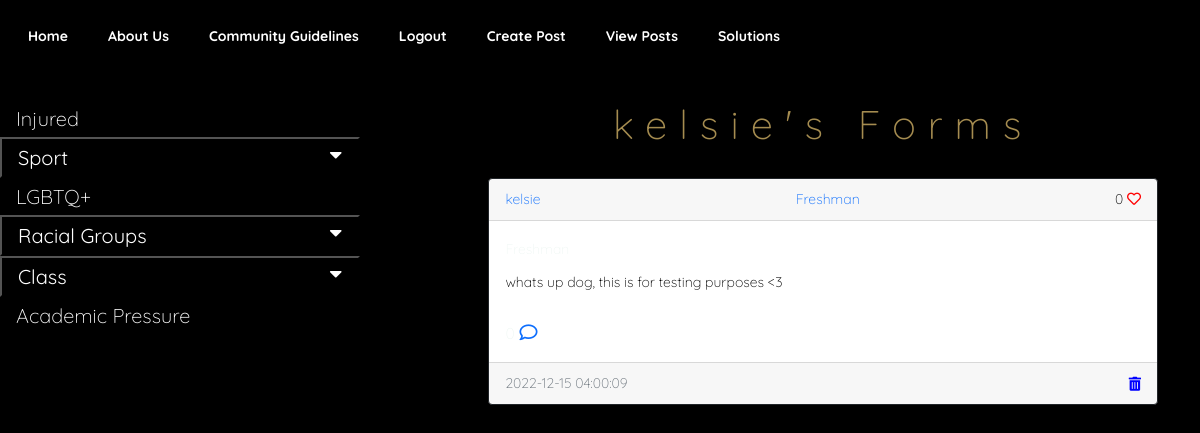
Page /posts/kelsie (signed in) on the earlier database version.
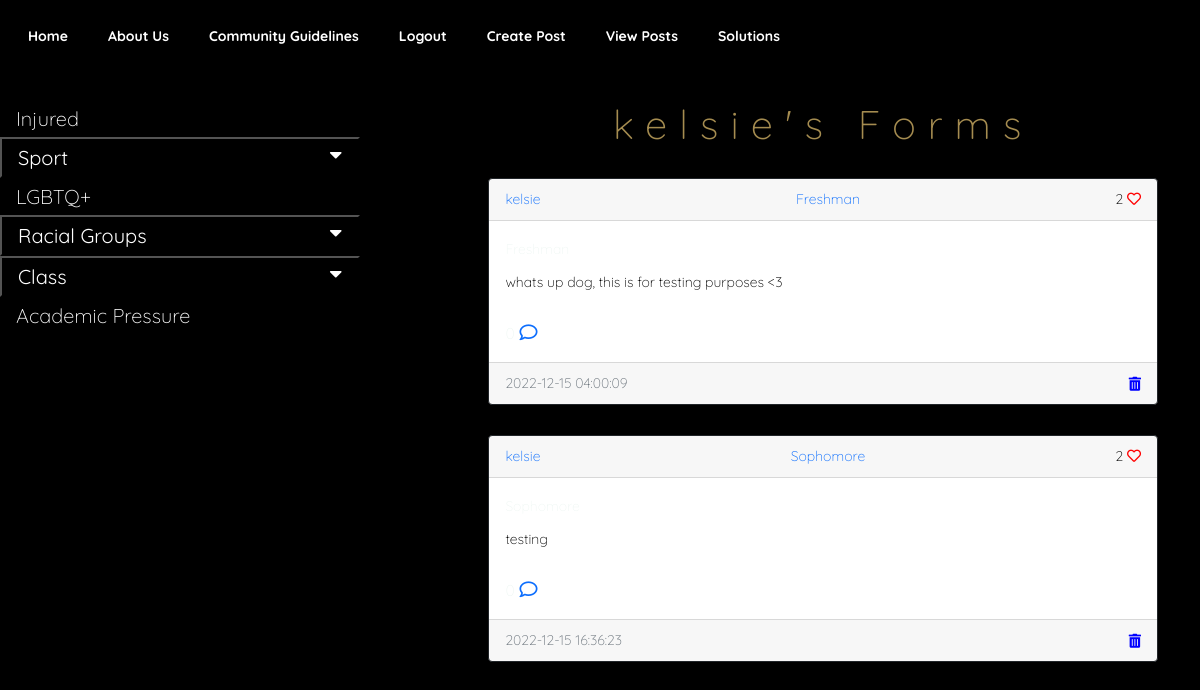
Same page on the later database version.
### website/models.py (models this page shows)
class User(db.Model, UserMixin):
    id = db.Column(db.Integer, primary_key=True)
    email = db.Column(db.String(150), unique=True)
    username = db.Column(db.String(150), unique=True)
    password = db.Column(db.String(150))
    browser = db.Column(db.String(150))
    date_created = db.Column(db.DateTime(timezone=True), default=func.now())
    posts = db.relationship('Post', backref='user', passive_deletes=True)
    comments = db.relationship('Comment', backref='user', passive_deletes=True)
    likes = db.relationship('Like', backref='user', passive_deletes=True)

class Post(db.Model):
    id = db.Column(db.Integer, primary_key=True)
    text = db.Column(db.Text, nullable=False)
    categ = db.Column(db.Text, nullable=True)
    browser = db.Column(db.String(150), unique=True)
    date_created = db.Column(db.DateTime(timezone=True), default=func.now())
    author = db.Column(db.Integer, db.ForeignKey('user.id', ondelete="CASCADE"), nullable=False)
    comments = db.relationship('Comment', backref='post', passive_deletes=True)
    likes = db.relationship('Like', backref='post', passive_deletes=True)

### website/views.py (the view)
@views.route("/posts/<username>")
@login_required
def posts(username):
    user = User.query.filter_by(username=username).first()
    if not user:
        flash('No user with that username exists.', category='error')
        return redirect(url_for('views.view_posts'))
    posts=Post.query.filter_by(author=user.id).all()
    return render_template("posts.html", user=current_user, posts=posts, username=username)

### website/__init__.py (called while the page is built)
def create_app():
    app = Flask(__name__)
    app.config['SECRET_KEY'] = "helloworld"
    app.config['SQLALCHEMY_DATABASE_URI'] = f'sqlite:///{DB_NAME}'
    app.config['RECAPTCHA_PUBLIC_KEY'] = '6Lf2mcMhAAAAAHPekK8_exQ5enP1db6kYKlevRyb'
    app.config['RECAPTCHA_PRIVATE_KEY'] = '6Lf2mcMhAAAAALsvyxebf4_d8gSHDE5ZkYa3hNpo'
    recaptcha = ReCaptcha(app)
    db.init_app(app)
    from .views import views
    from .auth import auth
    app.register_blueprint(views, url_prefix="/")
    app.register_blueprint(auth, url_prefix="/")
    from .models import User, Post, Comment, Like, Browsers
    create_database(app)
    login_manager = LoginManager()
    login_manager.login_view = "auth.login"
    login_manager.init_app(app)
    @login_manager.user_loader
    def load_user(id):
        return User.query.get(int(id))
    return app

### website/templates/posts.html (shortened to what this page needs)
{% extends "posts_div.html" %} {% block title %}{{username}}'s Forms{% endblock %} {% block header
%}{{username}}'s Forms {% endblock %}
{% block footer %}
<div class="post" align="center">
    <a href="/view_posts">
        <button type="button" class="btn btn-primary btn-lg">
        </button></a>
</div>
{%endblock %}

### website/templates/posts_div.html (shortened to what this page needs)
{% extends "base.html" %} {% block title %}Home{% endblock %} {% block content
%}
<head>
    <link rel="stylesheet" href="https://use.fontawesome.com/releases/v5.6.3/css/all.css">
</head>
<body>
<section class="posts-page">
<div class="sidenav">
  <a href="/posts_sorted/injured">Injured</a>
  <button class="dropdown-btn">Sport
    <i class="fa fa-caret-down"></i>
  </button>
  <a href="/posts_sorted/lgbtq">LGBTQ+</a>
  <button class="dropdown-btn">Racial Groups
    <i class="fa fa-caret-down"></i>
  </button>
  <button class="dropdown-btn">Class
    <i class="fa fa-caret-down"></i>
  </button>
  <a href="/posts_sorted/academic">Academic Pressure</a>
</div>
<div id="posts">
    <h1 class="posts-header">{% block header %}Posts{% endblock %}</h1>
    {% for post in posts %}
    <div class="card border-dark">
        <div class="card-header d-flex justify-content-between align-items-center">
            <a href="/posts/{{post.user.username}}">{{post.user.username}}</a>
            <a href="/posts_sorted/{{post.browser}}">{{post.browser}}</a>
            <div>
                                <link rel="stylesheet" href="https://use.fontawesome.com/releases/v5.13.0/css/all.css">
                <span id="likes-count-{{post.id}}">
        {{ post.likes|length }}</span>
                {% if user.id in post.likes|map(attribute="author")|list %}
                <a
                        class="fas fa-heart"
                        id="like-button-{{post.id}}"
                        onclick="like({{post.id}})"
                ></a>
                {% else %}
                <a
                        class="far fa-heart"
                        id="like-button-{{post.id}}"
                        onclick="like({{post.id}})"
                ></a>
                {% endif %}
            </div>
        </div>
        <div class="card-body">
            <div href="/posts/{{post.browser}}" class="card-title">{{post.browser}}</div>
            <div class="ScrollStyle">{{ post.text }}</div>
            <br/>
            <p class="card-text">
                {% if post.comments|length >= 0 %}
                    <small>{{post.comments|length}}</small>
                <a data-bs-toggle="collapse"
                        class="fa-regular fa-comment"
                        href="#comments-{{post.id}}"
                ></a>
                {% else %}
                <small class="text-muted"> No Comments</small>
                {% endif %}
            </p>
        </div>
        <div class="card-footer text-muted">
            {{post.date_created}}
            {% if user.id == post.author %}
                    <a style="color:blue;"
                        class="fas fa-trash-can"
                        href="/delete-post/{{post.id}}"
                ></a>
            {% endif %}
        </div>
    </div>
        {% endfor %}
    {% block footer %}{% endblock %} {% endblock %}

### website/templates/base.html (shortened to what this page needs)
<!DOCTYPE html>
<html lang="en">
<head>
    <link
            href="https://cdn.jsdelivr.net/npm/bootstrap@5.0.2/dist/css/bootstrap.min.css"
            rel="stylesheet"
    />
    <link rel="stylesheet" href="{{ url_for('static', filename='styles/style.css') }}">
    <link rel="stylesheet" href="{{ url_for('static', filename='styles/style.css') }}">
</head>
<body>
<nav class="navbar navbar-expand-lg navbar-light">
    <div class="container-fluid">
        <div class="collapse navbar-collapse" id="navbar">
            <div class="navbar-nav">
                <a class="nav-item nav-link" href="/home">Home</a>
                <a class="nav-item nav-link" href="/about_us">About Us</a>
                <a class="nav-item nav-link" href="/community_guidelines">Community Guidelines</a>
                {% if user.is_authenticated%}
                <a class="nav-item nav-link" href="/logout">Logout</a>
                <a class="nav-item nav-link" href="/create-post">Create Post</a>
                <a class="nav-item nav-link" href="/view_posts/">View Posts</a>
                <a class="nav-item nav-link" href="/solutions">Solutions</a>
                {%else%}
                <a class="nav-item nav-link" href="/login">Login</a>
                <a class="nav-item nav-link sign-up" href="/sign-up">Sign Up</a>
                {%endif%}
            </div>
        </div>
    </div>
</nav>
<div class="container">{% block content %}{% endblock %}</div>
</body>
</html>

### website/static/styles/style.css (style rules this page uses)
html, body, { position:fixed; top:0; bottom:0; left:0; right:0; }
body { font-size: 14px; font-weight: 300; line-height: 25px; color: #F0F7F4; font-family: "Quicksand", sans-serif; -webkit-font-smoothing: antialiased; background-color: #000; }
div { display: block; }
a, a:active, a:focus, a:active { text-decoration: none; }
h1, h2, h3, h4, h5, h6 { font-weight: 300; margin: 0px; color: #A58C50; }
h1 { letter-spacing: 0.3em; font-size: 40px; }
p { font-size: 18px; line-height: 25px; }
a { transition: all 0.2s ease-in-out 0s; }
span { color: black; }
.sidenav { padding-top: 100px; position: fixed; width: 30%; height: 100%; z-index: 1; top: 0; left: 0; background-color: #000; overflow-x: hidden; }
.sidenav a, .dropdown-btn { padding: 6px 8px 6px 16px; text-decoration: none; font-size: 20px; color: #FFF; display: block; background: none; width: 100%; text-align: left; cursor: pointer; outline: none; }
.fa-caret-down { float: right; padding-right: 8px; }
#posts { padding-top: 100px; width: 100%; float: right !important; }
.border-dark { width: 60%; float: right !important; margin-top: 30px; }
.posts-header { text-align: center; width: 60%; float: right !important; }
.container { overflow: hidden; width: 100%!important; }
.btn { border-radius: 0; }
.card-footer { display: flex; align-items: center!important; justify-content: space-between!important; }
.far, .fas { color: red; }
.navbar { position: fixed; background-color: #000; width: 100%; z-index: 2; align-items: right; }
.nav-link { font-size: 14px; font-weight: bold; margin: 0.5rem 1rem 1rem 0.5rem; }
.navbar-light .navbar-nav .nav-link { color: #FFF; text-align: center; }
.ScrollStyle { max-height: 150px; overflow-y: scroll; color: black; }

Differences in the rows shown:
computed for Post "Freshman": likes|length "0" → "2"
added Post: user.username "kelsie", browser "Sophomore", likes|length "2", text "testing", date_created "2022-12-15 16:36:23"
